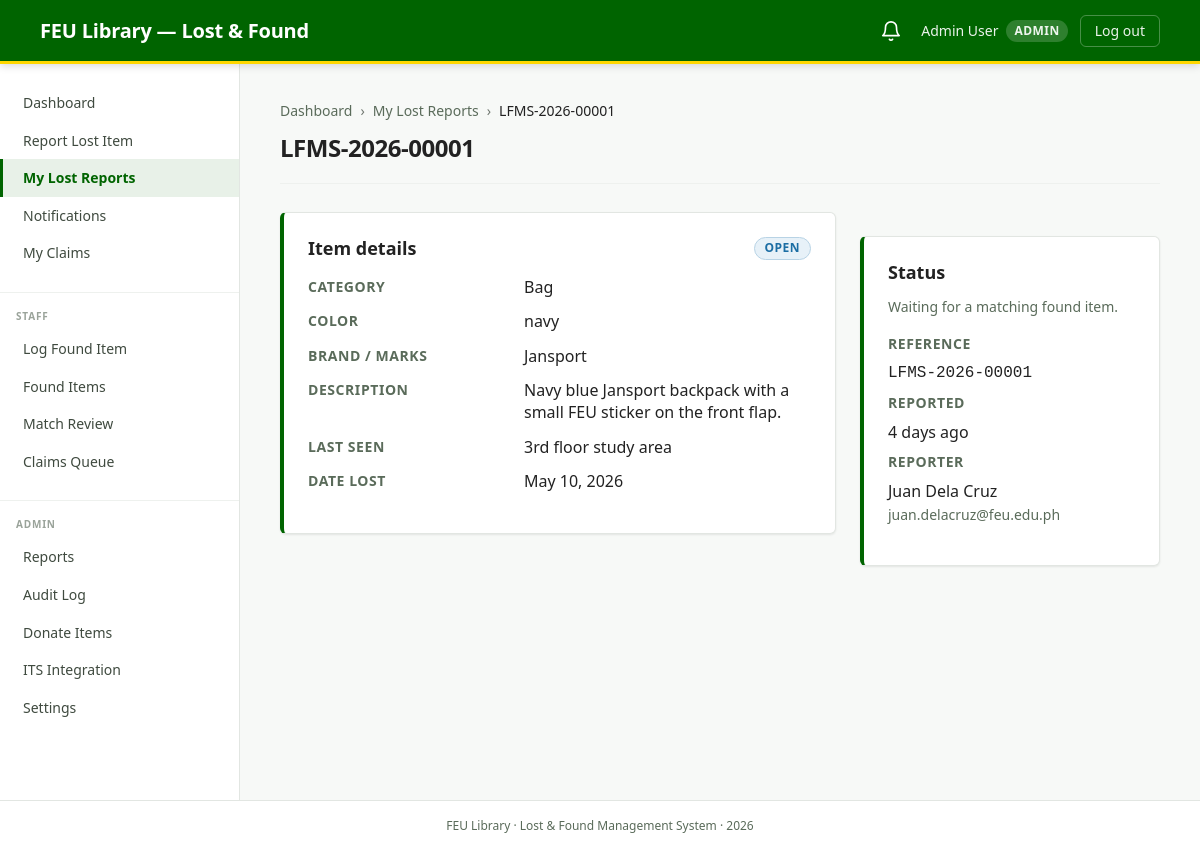
Screenshot of /index.php?p=lost.show&id=1 (signed in) with the database file from the repository.
### tables this page shows
CREATE TABLE accounts (
  id              INT UNSIGNED       NOT NULL AUTO_INCREMENT,
  role            ENUM('user','staff','admin') NOT NULL,
  user_type       ENUM('student','faculty')    NULL,             
  full_name       VARCHAR(150)       NOT NULL,
  id_number       VARCHAR(50)        NOT NULL,                   
  email           VARCHAR(255)       NOT NULL,
  password_hash   VARCHAR(255)       NOT NULL,                   
  is_active       TINYINT(1)         NOT NULL DEFAULT 1,
  created_at      DATETIME           NOT NULL DEFAULT CURRENT_TIMESTAMP,
  updated_at      DATETIME           NOT NULL DEFAULT CURRENT_TIMESTAMP
                                              ON UPDATE CURRENT_TIMESTAMP,
  PRIMARY KEY (id),
  UNIQUE KEY uq_accounts_email     (email),
  UNIQUE KEY uq_accounts_id_number (id_number),
  KEY idx_accounts_role            (role)
);

CREATE TABLE lost_reports (
  id                       INT UNSIGNED       NOT NULL AUTO_INCREMENT,
  ref_number               VARCHAR(30)        NOT NULL,
  reporter_account_id      INT UNSIGNED       NOT NULL,
  category                 VARCHAR(50)        NOT NULL,          
  color                    VARCHAR(50)        NOT NULL,
  brand                    VARCHAR(100)       NULL,
  description              TEXT               NOT NULL,
  last_seen_location       VARCHAR(255)       NOT NULL,
  date_lost                DATE               NOT NULL,
  status                   ENUM('open','matched','claimed','released','expired')
                                              NOT NULL DEFAULT 'open',
  is_suspicious            TINYINT(1)         NOT NULL DEFAULT 0,
  created_at               DATETIME           NOT NULL DEFAULT CURRENT_TIMESTAMP,
  updated_at               DATETIME           NOT NULL DEFAULT CURRENT_TIMESTAMP
                                                       ON UPDATE CURRENT_TIMESTAMP,
  PRIMARY KEY (id),
  UNIQUE KEY uq_lost_ref (ref_number),
  KEY idx_lost_reporter  (reporter_account_id),
  KEY idx_lost_status    (status),
  KEY idx_lost_category  (category),
  CONSTRAINT fk_lost_reporter
    FOREIGN KEY (reporter_account_id) REFERENCES accounts(id) ON DELETE RESTRICT
);

### index.php (called while the page is built, shortened)
<?php
require_once __DIR__ . '/lib/bootstrap.php';
$routes = require __DIR__ . '/lib/routes.php';
$token = isset($_GET['p']) && is_string($_GET['p']) ? trim($_GET['p']) : '';
$route = $routes[$token];
if (empty($route['public'])) {
    if (!is_authenticated()) {
        $next = $_SERVER['REQUEST_URI'] ?? '/index.php';
        go(url('/index.php?p=login&next=' . urlencode($next)));
    }
}
$page_file = __DIR__ . '/pages/' . $route['file'];
require $page_file;
exit;

### lib/bootstrap.php (called while the page is built, shortened)
<?php
function cfg(?string $path = null)
{
    static $config = null;
    if ($config === null) {
        $config_path = __DIR__ . '/../config.php';
        $config = require $config_path;
    }
    $value = $config;
    foreach (explode('.', $path) as $key) {
        $value = $value[$key];
    }
    return $value;
}
require_once __DIR__ . '/sanitize.php';
require_once __DIR__ . '/db.php';
require_once __DIR__ . '/auth.php';
require_once __DIR__ . '/redirect.php';
require_once __DIR__ . '/view.php';
require_once __DIR__ . '/../partials/layout.php';

### config.php (called while the page is built)
<?php
return [
    'app' => [
        'name'      => 'FEU Library — Lost & Found Management System',
        'env'       => getenv('APP_ENV')      ?: 'development',
        'base_url'  => getenv('APP_BASE_URL') ?: 'http://localhost/feulib',
        'base_path' => getenv('APP_BASE_PATH') !== false ? (string) getenv('APP_BASE_PATH') : '/feulib',
        'timezone'  => 'Asia/Manila',
    ],
    'db' => [
        'host'    => getenv('DB_HOST') ?: '127.0.0.1',
        'port'    => (int) (getenv('DB_PORT') ?: 3306),
        'name'    => getenv('DB_NAME') ?: 'lfms',
        'user'    => getenv('DB_USER') ?: 'root',
        'pass'    => getenv('DB_PASS') !== false ? (string) getenv('DB_PASS') : '',
        'charset' => 'utf8mb4',
    ],
    'session' => [
        'name'            => 'LFMSSESSID',
        'lifetime'        => 0,
        'cookie_secure'   => filter_var(getenv('SESSION_COOKIE_SECURE') ?: 'false', FILTER_VALIDATE_BOOLEAN),
        'cookie_httponly' => true,
        'cookie_samesite' => 'Strict',
    ],
    'upload' => [
        'max_bytes'     => 4 * 1024 * 1024,
        'allowed_mimes' => ['image/jpeg', 'image/png', 'image/webp'],
        'storage_path'  => getenv('UPLOAD_STORAGE_PATH') ?: __DIR__ . '/assets/uploads',
    ],
    'its' => [
        'auth_mode'       => getenv('ITS_AUTH_MODE') ?: 'bearer',
        'auth_value'      => getenv('ITS_AUTH_VALUE') ?: 'dev-token-change-me-before-production',
        'api_key_header'  => 'X-API-Key',
        'timeout_seconds' => 10,
        'verify_ssl'      => true,
        'endpoints' => [
            'students' => getenv('ITS_ENDPOINT_STUDENTS') ?: 'http://localhost/feulib/index.php?p=api.its_mock&type=student',
            'staff'    => getenv('ITS_ENDPOINT_STAFF')    ?: 'http://localhost/feulib/index.php?p=api.its_mock&type=staff',
        ],
    ],
];

### lib/sanitize.php (called while the page is built, shortened)
<?php
function e($value): string
{
    return htmlspecialchars((string) $value, ENT_QUOTES | ENT_SUBSTITUTE, 'UTF-8');
}

### lib/db.php (called while the page is built, shortened)
<?php
function db(): PDO
{
    static $pdo = null;
    if ($pdo !== null) {
        return $pdo;
    }
    $cfg = cfg('db');
    $dsn = sprintf(
        'mysql:host=%s;port=%d;dbname=%s;charset=%s',
        $cfg['host'],
        $cfg['port'],
        $cfg['name'],
        $cfg['charset']
    );
    $pdo = new PDO($dsn, $cfg['user'], $cfg['pass'], [
        PDO::ATTR_ERRMODE            => PDO::ERRMODE_EXCEPTION,
        PDO::ATTR_DEFAULT_FETCH_MODE => PDO::FETCH_ASSOC,
        PDO::ATTR_EMULATE_PREPARES   => false,
    ]);
    return $pdo;
}
function q(string $sql, array $params = []): PDOStatement
{
    $stmt = db()->prepare($sql);
    $stmt->execute($params);
    return $stmt;
}
function q_one(string $sql, array $params = []): ?array
{
    $row = q($sql, $params)->fetch();
    return $row === false ? null : $row;
}
function q_value(string $sql, array $params = [])
{
    $value = q($sql, $params)->fetchColumn();
    return $value === false ? null : $value;
}

### lib/auth.php (called while the page is built, shortened)
<?php
function current_user(): ?array
{
    static $cached;
    if ($cached !== null) {
        return $cached === false ? null : $cached;
    }
    $row = q_one(
        'SELECT id, role, user_type, full_name, id_number, email, is_active, created_at
           FROM accounts
          WHERE id = ? AND is_active = 1',
        [(int) $_SESSION['user_id']]
    );
    $cached = $row;
    return $row;
}
function is_authenticated(): bool
{
    return current_user() !== null;
}

### pages/lost.show.php (the view, shortened to what this page needs)
<?php
$user    = current_user();
$role    = (string) $user['role'];
$id      = (int) ($_GET['id'] ?? 0);
$report = q_one('SELECT * FROM lost_reports WHERE id = ? LIMIT 1', [$id]);
$reporter = q_one('SELECT id, full_name, email FROM accounts WHERE id = ?', [(int) $report['reporter_account_id']]);
$category_label = category_label((string) $report['category']);
$is_open  = $report['status'] === 'open';
$actions = '';
layout_open('Report ' . $report['ref_number']);
breadcrumb([
    ['Dashboard', url('/index.php?p=dashboard')],
    ['My Lost Reports', url('/index.php?p=lost')],
    [$report['ref_number']],
]);
page_header($report['ref_number'], $actions);
?>
<div class="aside-grid">
  <section class="card" aria-labelledby="detail-title">
    <div class="card-header">
      <h2 class="card-title" id="detail-title">Item details</h2>
      <?= status_badge((string) $report['status']) ?>
    </div>
    <dl class="detail-grid">
      <dt>Category</dt>
      <dd><?= e($category_label) ?></dd>
      <dt>Color</dt>
      <dd><?= e((string) $report['color']) ?></dd>
      <?php if (!empty($report['brand'])): ?>
        <dt>Brand / marks</dt>
        <dd><?= e((string) $report['brand']) ?></dd>
      <?php endif; ?>
      <dt>Description</dt>
      <dd style="white-space: pre-wrap;"><?= e((string) $report['description']) ?></dd>
      <dt>Last seen</dt>
      <dd><?= e((string) $report['last_seen_location']) ?></dd>
      <dt>Date lost</dt>
      <dd><?= e(date('F j, Y', strtotime((string) $report['date_lost']))) ?></dd>
    </dl>
  </section>
  <aside class="card">
    <h2 class="card-title">Status</h2>
    <p class="card-subtitle" style="margin-bottom: var(--space-3);">
      <?php if ($is_open): ?>
        Waiting for a matching found item.
      <?php elseif ($report['status'] === 'matched'): ?>
        A staff member proposed a match. Check your notifications.
      <?php elseif ($report['status'] === 'claimed'): ?>
        A claim is in progress. Bring your reference number to the counter.
      <?php elseif ($report['status'] === 'released'): ?>
        The item has been released to you.
      <?php elseif ($report['status'] === 'expired'): ?>
        This report passed the holding period without being claimed.
      <?php endif; ?>
    </p>
    <dl class="detail-grid" style="grid-template-columns: 1fr; row-gap: var(--space-2);">
      <dt>Reference</dt>
      <dd style="font-family: var(--font-family-mono);"><?= e($report['ref_number']) ?></dd>
      <dt>Reported</dt>
      <dd><?= e(time_ago((string) $report['created_at'])) ?></dd>
      <?php if ($role === 'staff' || $role === 'admin'): ?>
        <dt>Reporter</dt>
        <dd>
          <?= e((string) ($reporter['full_name'] ?? '—')) ?><br>
          <span class="text-sm text-muted"><?= e((string) ($reporter['email'] ?? '')) ?></span>
        </dd>
      <?php endif; ?>
    </dl>
  </aside>
</div>
<?php
layout_close();

### partials/layout.php (shortened to what this page needs)
<?php
function layout_open(string $page_title): void
{
    ?><!DOCTYPE html>
<html lang="en">
<head>
  <link rel="stylesheet" href="<?= e(asset('css/tokens.css')) ?>?v=<?= filemtime(__DIR__ . '/../assets/css/tokens.css') ?>">
  <link rel="stylesheet" href="<?= e(asset('css/base.css')) ?>?v=<?= filemtime(__DIR__ . '/../assets/css/base.css') ?>">
  <link rel="stylesheet" href="<?= e(asset('css/components.css')) ?>?v=<?= filemtime(__DIR__ . '/../assets/css/components.css') ?>">
</head>
<body>
  <div class="app-shell">
<?php
    require __DIR__ . '/header.php';
    require __DIR__ . '/sidebar.php';
    ?>
    <main class="app-main" role="main" id="main-content" tabindex="-1">
      <div class="app-content">
<?php
}
function breadcrumb(array $crumbs): void
{
    $last = count($crumbs) - 1;
    echo '<nav class="breadcrumb" aria-label="Breadcrumb">';
    foreach ($crumbs as $i => $crumb) {
        if ($i > 0) {
            echo '<span class="breadcrumb-separator" aria-hidden="true">&rsaquo;</span>';
        }
        $label = (string) ($crumb[0] ?? '');
        $href  = $crumb[1] ?? null;
        if ($href !== null && $href !== '' && $i !== $last) {
            echo '<a href="' . e($href) . '">' . e($label) . '</a>';
        } else {
            echo '<span class="breadcrumb-current">' . e($label) . '</span>';
        }
    }
    echo '</nav>';
}
function page_header(string $heading, ?string $action_html = null): void
{
    echo '<header class="page-header"><h1>' . e($heading) . '</h1>';
    echo '</header>';
}
function layout_close(): void
{
    ?>
      </div>
    </main>
<?php
    require __DIR__ . '/footer.php';
    ?>
  </div>
</body>
</html>
<?php
}

### partials/header.php (shortened to what this page needs)
<?php
$user = current_user();
$role_label = strtoupper((string) ($user['role'] ?? ''));
$unread_count = (int) (q_value(
    'SELECT COUNT(*) FROM notifications WHERE recipient_account_id = ? AND is_read = 0',
    [(int) $user['id']]
) ?? 0);
?>
<header class="app-header" role="banner">
  <div class="app-header-brand">FEU Library &mdash; Lost &amp; Found</div>
  <div class="app-header-tools">
    <a href="<?= e(url('/index.php?p=notifications')) ?>"
       class="app-header-bell"
       aria-label="Notifications<?= $unread_count > 0 ? ' (' . $unread_count . ' unread)' : '' ?>">
      <svg width="22" height="22" viewBox="0 0 24 24" fill="none" stroke="currentColor"
           stroke-width="1.8" stroke-linecap="round" stroke-linejoin="round" aria-hidden="true">
        <path d="M18 8a6 6 0 1 0-12 0c0 7-3 9-3 9h18s-3-2-3-9"/>
        <path d="M13.73 21a2 2 0 0 1-3.46 0"/>
      </svg>
    </a>
    <div class="app-header-user">
      <span><?= e($user['full_name']) ?></span>
      <span class="role-pill"><?= e($role_label) ?></span>
    </div>
    <a href="<?= e(url('/index.php?p=logout')) ?>" class="app-header-logout">Log out</a>
  </div>
</header>

### assets/css/base.css (style rules this page uses)
*, *::before, *::after { box-sizing: border-box; }
html { font-size: 16px; -webkit-text-size-adjust: 100%; }
body { margin: 0; font-family: var(--font-family-base); font-size: var(--font-size-base); line-height: var(--line-height-normal); color: var(--color-text); background: var(--color-bg); -webkit-font-smoothing: antialiased; -moz-osx-font-smoothing: grayscale; }
h1, h2, h3, h4, h5, h6 { margin: 0; font-family: var(--font-family-display); font-weight: var(--font-weight-bold); line-height: var(--line-height-tight); color: var(--color-text); }
h1 { font-size: var(--font-size-xl); }
h2 { font-size: var(--font-size-lg); }
p { margin: 0 0 var(--space-3) 0; }
a { color: var(--color-text-link); text-decoration: underline; text-underline-offset: 2px; transition: color var(--duration-fast) var(--easing-default); }
img, svg { display: block; max-width: 100%; }

### rows the page displays
accounts: full_name "Admin User", role "ADMIN"
lost_reports: ref_number "LFMS-2026-00001", category "Bag", color "navy", brand "Jansport", description "Navy blue Jansport backpack with a small FEU sticker on the front flap.", last_seen_location "3rd floor study area", date_lost "May 10, 2026", created_at "4 days ago"
accounts: full_name "Juan Dela Cruz", email "juan.delacruz@feu.edu.ph"

### other values shown
$item['label'] "Dashboard"
$item['label'] "Report Lost Item"
$item['label'] "My Lost Reports"
$item['label'] "Notifications"
$item['label'] "My Claims"
$item['label'] "STAFF"
$item['label'] "Log Found Item"
$item['label'] "Found Items"
$item['label'] "Match Review"
$item['label'] "Claims Queue"
$item['label'] "ADMIN"
$item['label'] "Reports"
$item['label'] "Audit Log"
$item['label'] "Donate Items"
$item['label'] "ITS Integration"
